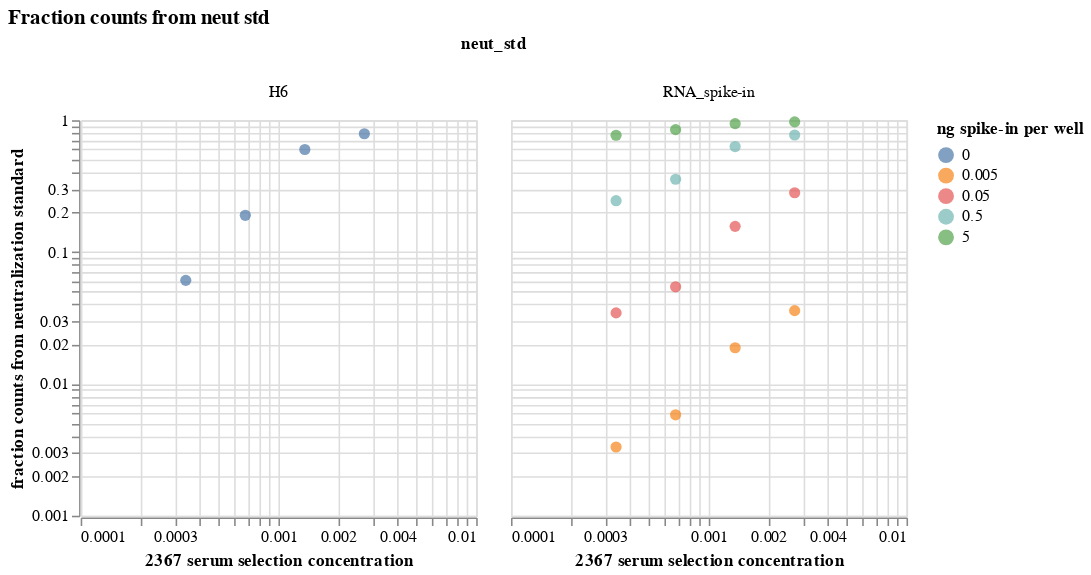

Notebook code cell kept with this figure:
### Code cell
# neut_counts_spikein = neut_counts.loc[neut_counts['neut_std'] == 'spike-in']

frac_neut_standard_chart = (
    alt.Chart(neut_counts_full, title='Fraction counts from neut std')
    .encode(
        x=alt.X("selection_concentration", 
                title="2367 serum selection concentration",
                scale=alt.Scale(type="log"),
               ),
        y=alt.Y(
            "frac_counts",
            title="fraction counts from neutralization standard",
            scale=alt.Scale(type="log"),
        ),
        column='neut_std:N',
        color=alt.Color('ng_spike-in:N', 
                        legend=alt.Legend(orient="right", title='ng spike-in per well'))
    )
    .mark_point(filled=True, size=50, opacity=0.7)
    .properties(width=250, height=250)
)

frac_neut_standard_chart

### Figure 1 — Vega-Lite specification as saved in the notebook (floating-point values rounded to 4 significant figures)
{"config": {"view": {"continuousWidth": 300, "continuousHeight": 300}}, "data": {"name": "data-af0e65b1ada1106c5aab3cb4680bfeeb"}, "mark": {"type": "point", "filled": true, "opacity": 0.7, "size": 50}, "encoding": {"color": {"field": "ng_spike-in", "legend": {"orient": "right", "title": "ng spike-in per well"}, "type": "nominal"}, "column": {"field": "neut_std", "type": "nominal"}, "x": {"field": "selection_concentration", "scale": {"type": "log"}, "title": "2367 serum selection concentration", "type": "quantitative"}, "y": {"field": "frac_counts", "scale": {"type": "log"}, "title": "fraction counts from neutralization standard", "type": "quantitative"}}, "height": 250, "title": "Fraction counts from neut std", "width": 250, "$schema": "https://vega.github.io/schema/vega-lite/v5.6.1.json", "datasets": {"data-af0e65b1ada1106c5aab3cb4680bfeeb": [{"frac_counts": 0.7696, "ng_spike-in": 5.0, "selection_concentration": 0.00034, "neut_std": "RNA_spike-in"}, {"frac_counts": 0.2453, "ng_spike-in": 0.5, "selection_concentration": 0.00034, "neut_std": "RNA_spike-in"}, {"frac_counts": 0.03456, "ng_spike-in": 0.05, "selection_concentration": 0.00034, "neut_std": "RNA_spike-in"}, {"frac_counts": 0.003323, "ng_spike-in": 0.005, "selection_concentration": 0.00034, "neut_std": "RNA_spike-in"}, {"frac_counts": 0.8483, "ng_spike-in": 5.0, "selection_concentration": 0.00068, "neut_std": "RNA_spike-in"}, {"frac_counts": 0.3567, "ng_spike-in": 0.5, "selection_concentration": 0.00068, "neut_std": "RNA_spike-in"}, {"frac_counts": 0.05449, "ng_spike-in": 0.05, "selection_concentration": 0.00068, "neut_std": "RNA_spike-in"}, {"frac_counts": 0.005829, "ng_spike-in": 0.005, "selection_concentration": 0.00068, "neut_std": "RNA_spike-in"}, {"frac_counts": 0.9423, "ng_spike-in": 5.0, "selection_concentration": 0.00136, "neut_std": "RNA_spike-in"}, {"frac_counts": 0.6316, "ng_spike-in": 0.5, "selection_concentration": 0.00136, "neut_std": "RNA_spike-in"}, {"frac_counts": 0.1567, "ng_spike-in": 0.05, "selection_concentration": 0.00136, "neut_std": "RNA_spike-in"}, {"frac_counts": 0.0188, "ng_spike-in": 0.005, "selection_concentration": 0.00136, "neut_std": "RNA_spike-in"}, {"frac_counts": 0.9713, "ng_spike-in": 5.0, "selection_concentration": 0.00272, "neut_std": "RNA_spike-in"}, {"frac_counts": 0.7725, "ng_spike-in": 0.5, "selection_concentration": 0.00272, "neut_std": "RNA_spike-in"}, {"frac_counts": 0.2819, "ng_spike-in": 0.05, "selection_concentration": 0.00272, "neut_std": "RNA_spike-in"}, {"frac_counts": 0.03594, "ng_spike-in": 0.005, "selection_concentration": 0.00272, "neut_std": "RNA_spike-in"}, {"frac_counts": 0.061, "ng_spike-in": 0.0, "selection_concentration": 0.00034, "neut_std": "H6"}, {"frac_counts": 0.19, "ng_spike-in": 0.0, "selection_concentration": 0.00068, "neut_std": "H6"}, {"frac_counts": 0.6, "ng_spike-in": 0.0, "selection_concentration": 0.00136, "neut_std": "H6"}, {"frac_counts": 0.79, "ng_spike-in": 0.0, "selection_concentration": 0.00272, "neut_std": "H6"}]}}
